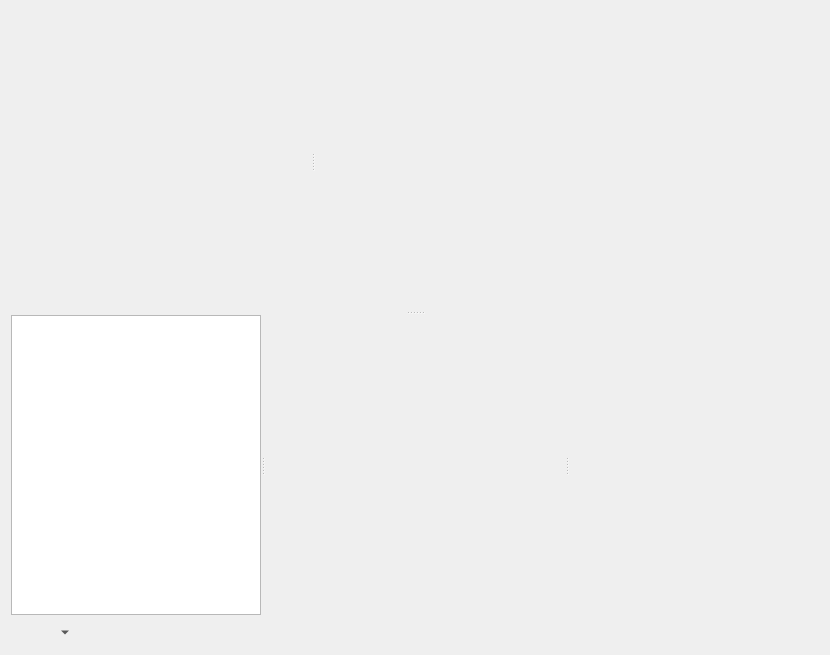
<?xml version="1.0" encoding="UTF-8"?>
<ui version="4.0">
 <class>FragmentEditorPage</class>
 <widget class="QWidget" name="FragmentEditorPage">
  <property name="geometry">
   <rect>
    <x>0</x>
    <y>0</y>
    <width>826</width>
    <height>651</height>
   </rect>
  </property>
  <layout class="QVBoxLayout" name="verticalLayout">
   <item>
    <widget class="QSplitter" name="m_wndSplitterVert">
     <property name="orientation">
      <enum>Qt::Vertical</enum>
     </property>
     <widget class="QSplitter" name="m_wndSplitterHorz">
      <property name="sizePolicy">
       <sizepolicy hsizetype="Expanding" vsizetype="Preferred">
        <horstretch>0</horstretch>
        <verstretch>2</verstretch>
       </sizepolicy>
      </property>
      <property name="orientation">
       <enum>Qt::Horizontal</enum>
      </property>
      <widget class="QWidget" name="m_modelViewportFrame" native="true">
       <property name="sizePolicy">
        <sizepolicy hsizetype="Preferred" vsizetype="Preferred">
         <horstretch>10</horstretch>
         <verstretch>0</verstretch>
        </sizepolicy>
       </property>
       <property name="minimumSize">
        <size>
         <width>300</width>
         <height>300</height>
        </size>
       </property>
       <layout class="QHBoxLayout" name="horizontalLayout_2">
        <property name="leftMargin">
         <number>0</number>
        </property>
        <property name="topMargin">
         <number>0</number>
        </property>
        <property name="rightMargin">
         <number>0</number>
        </property>
        <property name="bottomMargin">
         <number>0</number>
        </property>
       </layout>
      </widget>
      <widget class="ReflectedPropertiesPanel" name="m_tagsPanel" native="true">
       <property name="sizePolicy">
        <sizepolicy hsizetype="Minimum" vsizetype="Preferred">
         <horstretch>1</horstretch>
         <verstretch>0</verstretch>
        </sizepolicy>
       </property>
       <property name="minimumSize">
        <size>
         <width>150</width>
         <height>0</height>
        </size>
       </property>
      </widget>
     </widget>
     <widget class="QSplitter" name="m_wndSplitterTracks">
      <property name="sizePolicy">
       <sizepolicy hsizetype="Expanding" vsizetype="Preferred">
        <horstretch>0</horstretch>
        <verstretch>3</verstretch>
       </sizepolicy>
      </property>
      <property name="orientation">
       <enum>Qt::Horizontal</enum>
      </property>
      <widget class="CMannNodesWidget" name="m_wndNodes">
       <property name="sizePolicy">
        <sizepolicy hsizetype="Preferred" vsizetype="Preferred">
         <horstretch>3</horstretch>
         <verstretch>0</verstretch>
        </sizepolicy>
       </property>
       <property name="minimumSize">
        <size>
         <width>250</width>
         <height>300</height>
        </size>
       </property>
      </widget>
      <widget class="CMannFragmentEditor" name="m_wndTrackPanel" native="true">
       <property name="sizePolicy">
        <sizepolicy hsizetype="Expanding" vsizetype="Preferred">
         <horstretch>10</horstretch>
         <verstretch>0</verstretch>
        </sizepolicy>
       </property>
       <property name="minimumSize">
        <size>
         <width>300</width>
         <height>300</height>
        </size>
       </property>
      </widget>
      <widget class="CMannKeyPropertiesDlgFE" name="m_wndKeyProperties" native="true">
       <property name="minimumSize">
        <size>
         <width>250</width>
         <height>300</height>
        </size>
       </property>
      </widget>
     </widget>
    </widget>
   </item>
   <item>
    <widget class="CSequencerDopeSheetToolbar" name="m_cDlgToolBar" native="true">
     <layout class="QHBoxLayout" name="horizontalLayout">
      <property name="spacing">
       <number>0</number>
      </property>
      <property name="leftMargin">
       <number>0</number>
      </property>
      <property name="topMargin">
       <number>0</number>
      </property>
      <property name="rightMargin">
       <number>0</number>
      </property>
      <property name="bottomMargin">
       <number>0</number>
      </property>
      <item>
       <widget class="QToolButton" name="buttonTvJumpStart">
        <property name="icon">
         <iconset resource="../mannequindialog.qrc">
          <normaloff>:/FragmentBrowser/Controls/mannequin_fragment_editor_toolbar_01.png</normaloff>:/FragmentBrowser/Controls/mannequin_fragment_editor_toolbar_01.png</iconset>
        </property>
        <property name="autoRaise">
         <bool>true</bool>
        </property>
       </widget>
      </item>
      <item>
       <widget class="QToolButton" name="buttonTvPlay">
        <property name="icon">
         <iconset resource="../mannequindialog.qrc">
          <normaloff>:/FragmentBrowser/Controls/mannequin_fragment_editor_toolbar_02.png</normaloff>:/FragmentBrowser/Controls/mannequin_fragment_editor_toolbar_02.png</iconset>
        </property>
        <property name="checkable">
         <bool>true</bool>
        </property>
        <property name="popupMode">
         <enum>QToolButton::MenuButtonPopup</enum>
        </property>
        <property name="autoRaise">
         <bool>true</bool>
        </property>
       </widget>
      </item>
      <item>
       <widget class="QToolButton" name="buttonTvJumpEnd">
        <property name="icon">
         <iconset resource="../mannequindialog.qrc">
          <normaloff>:/FragmentBrowser/Controls/mannequin_fragment_editor_toolbar_03.png</normaloff>:/FragmentBrowser/Controls/mannequin_fragment_editor_toolbar_03.png</iconset>
        </property>
        <property name="autoRaise">
         <bool>true</bool>
        </property>
       </widget>
      </item>
      <item>
       <widget class="QToolButton" name="buttonPlayLoop">
        <property name="icon">
         <iconset resource="../mannequindialog.qrc">
          <normaloff>:/FragmentBrowser/Controls/mannequin_fragment_editor_toolbar_04.png</normaloff>:/FragmentBrowser/Controls/mannequin_fragment_editor_toolbar_04.png</iconset>
        </property>
        <property name="checkable">
         <bool>true</bool>
        </property>
        <property name="autoRaise">
         <bool>true</bool>
        </property>
       </widget>
      </item>
      <item>
       <widget class="QToolButton" name="buttonToggle1P">
        <property name="icon">
         <iconset resource="../mannequindialog.qrc">
          <normaloff>:/FragmentBrowser/Controls/mannequin_fragment_editor_toolbar_05.png</normaloff>:/FragmentBrowser/Controls/mannequin_fragment_editor_toolbar_05.png</iconset>
        </property>
        <property name="checkable">
         <bool>true</bool>
        </property>
        <property name="autoRaise">
         <bool>true</bool>
        </property>
       </widget>
      </item>
      <item>
       <widget class="QToolButton" name="buttonShowDebugOptions">
        <property name="icon">
         <iconset resource="../mannequindialog.qrc">
          <normaloff>:/FragmentBrowser/Controls/mannequin_fragment_editor_toolbar_06.png</normaloff>:/FragmentBrowser/Controls/mannequin_fragment_editor_toolbar_06.png</iconset>
        </property>
        <property name="autoRaise">
         <bool>true</bool>
        </property>
       </widget>
      </item>
      <item>
       <widget class="QToolButton" name="buttonSetTimeToKey">
        <property name="icon">
         <iconset resource="../mannequindialog.qrc">
          <normaloff>:/FragmentBrowser/Controls/mannequin_fragment_editor_toolbar_07.png</normaloff>:/FragmentBrowser/Controls/mannequin_fragment_editor_toolbar_07.png</iconset>
        </property>
        <property name="autoRaise">
         <bool>true</bool>
        </property>
       </widget>
      </item>
      <item>
       <widget class="QToolButton" name="buttonToggleScrubUnits">
        <property name="icon">
         <iconset resource="../mannequindialog.qrc">
          <normaloff>:/FragmentBrowser/Controls/mannequin_fragment_editor_toolbar_08.png</normaloff>:/FragmentBrowser/Controls/mannequin_fragment_editor_toolbar_08.png</iconset>
        </property>
        <property name="autoRaise">
         <bool>true</bool>
        </property>
       </widget>
      </item>
      <item>
       <widget class="QToolButton" name="buttonMannReloadAnims">
        <property name="icon">
         <iconset resource="../mannequindialog.qrc">
          <normaloff>:/FragmentBrowser/Controls/mannequin_fragment_editor_toolbar_09.png</normaloff>:/FragmentBrowser/Controls/mannequin_fragment_editor_toolbar_09.png</iconset>
        </property>
        <property name="autoRaise">
         <bool>true</bool>
        </property>
       </widget>
      </item>
      <item>
       <widget class="QToolButton" name="buttonMannLookAtToggle">
        <property name="icon">
         <iconset resource="../mannequindialog.qrc">
          <normaloff>:/FragmentBrowser/Controls/mannequin_fragment_editor_toolbar_10.png</normaloff>:/FragmentBrowser/Controls/mannequin_fragment_editor_toolbar_10.png</iconset>
        </property>
        <property name="checkable">
         <bool>true</bool>
        </property>
        <property name="autoRaise">
         <bool>true</bool>
        </property>
       </widget>
      </item>
      <item>
       <widget class="QToolButton" name="buttonMannRotateLocator">
        <property name="icon">
         <iconset resource="../mannequindialog.qrc">
          <normaloff>:/FragmentBrowser/Controls/mannequin_fragment_editor_toolbar_11.png</normaloff>:/FragmentBrowser/Controls/mannequin_fragment_editor_toolbar_11.png</iconset>
        </property>
        <property name="checkable">
         <bool>true</bool>
        </property>
        <property name="autoRaise">
         <bool>true</bool>
        </property>
       </widget>
      </item>
      <item>
       <widget class="QToolButton" name="buttonMannTranslateLocator">
        <property name="icon">
         <iconset resource="../mannequindialog.qrc">
          <normaloff>:/FragmentBrowser/Controls/mannequin_fragment_editor_toolbar_12.png</normaloff>:/FragmentBrowser/Controls/mannequin_fragment_editor_toolbar_12.png</iconset>
        </property>
        <property name="checkable">
         <bool>true</bool>
        </property>
        <property name="autoRaise">
         <bool>true</bool>
        </property>
       </widget>
      </item>
      <item>
       <widget class="QToolButton" name="buttonMannAttachToEntity">
        <property name="icon">
         <iconset resource="../mannequindialog.qrc">
          <normaloff>:/FragmentBrowser/Controls/mannequin_fragment_editor_toolbar_13.png</normaloff>:/FragmentBrowser/Controls/mannequin_fragment_editor_toolbar_13.png</iconset>
        </property>
        <property name="checkable">
         <bool>true</bool>
        </property>
        <property name="autoRaise">
         <bool>true</bool>
        </property>
       </widget>
      </item>
      <item>
       <widget class="QToolButton" name="buttonMannShowSceneRoots">
        <property name="icon">
         <iconset resource="../mannequindialog.qrc">
          <normaloff>:/FragmentBrowser/Controls/mannequin_fragment_editor_toolbar_14.png</normaloff>:/FragmentBrowser/Controls/mannequin_fragment_editor_toolbar_14.png</iconset>
        </property>
        <property name="checkable">
         <bool>true</bool>
        </property>
        <property name="autoRaise">
         <bool>true</bool>
        </property>
       </widget>
      </item>
      <item>
       <spacer name="horizontalSpacer">
        <property name="orientation">
         <enum>Qt::Horizontal</enum>
        </property>
        <property name="sizeHint" stdset="0">
         <size>
          <width>40</width>
          <height>20</height>
         </size>
        </property>
       </spacer>
      </item>
     </layout>
    </widget>
   </item>
  </layout>
 </widget>
 <customwidgets>
  <customwidget>
   <class>ReflectedPropertiesPanel</class>
   <extends>QWidget</extends>
   <header>Controls/ReflectedPropertyControl/ReflectedPropertiesPanel.h</header>
   <container>1</container>
  </customwidget>
  <customwidget>
   <class>CMannNodesWidget</class>
   <extends>QTreeView</extends>
   <header>Mannequin/MannequinNodes.h</header>
  </customwidget>
  <customwidget>
   <class>CMannKeyPropertiesDlgFE</class>
   <extends>QWidget</extends>
   <header>Mannequin/MannKeyPropertiesDlgFE.h</header>
   <container>1</container>
  </customwidget>
  <customwidget>
   <class>CSequencerDopeSheetToolbar</class>
   <extends>QWidget</extends>
   <header>Mannequin/SequencerDopeSheetToolbar.h</header>
   <container>1</container>
  </customwidget>
  <customwidget>
   <class>CMannFragmentEditor</class>
   <extends>QWidget</extends>
   <header>Mannequin/FragmentEditor.h</header>
   <container>1</container>
  </customwidget>
 </customwidgets>
 <resources>
  <include location="../mannequindialog.qrc"/>
 </resources>
 <connections/>
</ui>
